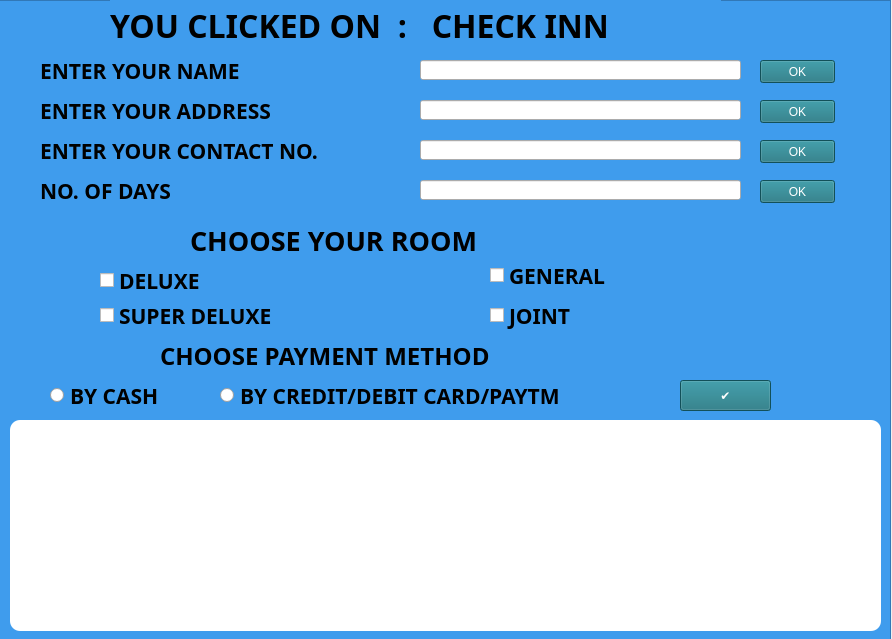
<?xml version="1.0" encoding="UTF-8"?>
<ui version="4.0">
 <class>MainWindow</class>
 <widget class="QMainWindow" name="MainWindow">
  <property name="geometry">
   <rect>
    <x>0</x>
    <y>0</y>
    <width>892</width>
    <height>639</height>
   </rect>
  </property>
  <property name="minimumSize">
   <size>
    <width>892</width>
    <height>639</height>
   </size>
  </property>
  <property name="maximumSize">
   <size>
    <width>892</width>
    <height>639</height>
   </size>
  </property>
  <property name="windowTitle">
   <string>MainWindow</string>
  </property>
  <widget class="QWidget" name="centralwidget">
   <widget class="QFrame" name="frame">
    <property name="geometry">
     <rect>
      <x>-10</x>
      <y>0</y>
      <width>901</width>
      <height>641</height>
     </rect>
    </property>
    <property name="font">
     <font>
      <family>Product Sans</family>
      <pointsize>16</pointsize>
      <weight>75</weight>
      <bold>true</bold>
     </font>
    </property>
    <property name="styleSheet">
     <string notr="true">QFrame{background-color: #3F9CED
;

}

</string>
    </property>
    <property name="frameShape">
     <enum>QFrame::StyledPanel</enum>
    </property>
    <property name="frameShadow">
     <enum>QFrame::Raised</enum>
    </property>
    <widget class="QLabel" name="INFO">
     <property name="geometry">
      <rect>
       <x>120</x>
       <y>0</y>
       <width>611</width>
       <height>51</height>
      </rect>
     </property>
     <property name="font">
      <font>
       <family>Product Sans</family>
       <pointsize>24</pointsize>
       <weight>75</weight>
       <bold>true</bold>
      </font>
     </property>
     <property name="text">
      <string>YOU CLICKED ON  :   CHECK INN</string>
     </property>
    </widget>
    <widget class="QLabel" name="name">
     <property name="geometry">
      <rect>
       <x>50</x>
       <y>40</y>
       <width>281</width>
       <height>61</height>
      </rect>
     </property>
     <property name="font">
      <font>
       <family>Product Sans</family>
       <pointsize>16</pointsize>
       <weight>75</weight>
       <bold>true</bold>
      </font>
     </property>
     <property name="text">
      <string>ENTER YOUR NAME</string>
     </property>
    </widget>
    <widget class="QLabel" name="cno">
     <property name="geometry">
      <rect>
       <x>50</x>
       <y>120</y>
       <width>371</width>
       <height>61</height>
      </rect>
     </property>
     <property name="font">
      <font>
       <family>Product Sans</family>
       <pointsize>16</pointsize>
       <weight>75</weight>
       <bold>true</bold>
      </font>
     </property>
     <property name="text">
      <string>ENTER YOUR CONTACT NO.</string>
     </property>
    </widget>
    <widget class="QLabel" name="address">
     <property name="geometry">
      <rect>
       <x>50</x>
       <y>80</y>
       <width>321</width>
       <height>61</height>
      </rect>
     </property>
     <property name="font">
      <font>
       <family>Product Sans</family>
       <pointsize>16</pointsize>
       <weight>75</weight>
       <bold>true</bold>
      </font>
     </property>
     <property name="text">
      <string>ENTER YOUR ADDRESS</string>
     </property>
    </widget>
    <widget class="QLabel" name="chooseroom">
     <property name="geometry">
      <rect>
       <x>200</x>
       <y>210</y>
       <width>381</width>
       <height>61</height>
      </rect>
     </property>
     <property name="font">
      <font>
       <family>Product Sans</family>
       <pointsize>20</pointsize>
       <weight>75</weight>
       <bold>true</bold>
      </font>
     </property>
     <property name="text">
      <string>CHOOSE YOUR ROOM</string>
     </property>
    </widget>
    <widget class="QLabel" name="days">
     <property name="geometry">
      <rect>
       <x>50</x>
       <y>160</y>
       <width>181</width>
       <height>61</height>
      </rect>
     </property>
     <property name="font">
      <font>
       <family>Product Sans</family>
       <pointsize>16</pointsize>
       <weight>75</weight>
       <bold>true</bold>
      </font>
     </property>
     <property name="text">
      <string>NO. OF DAYS</string>
     </property>
    </widget>
    <widget class="QLabel" name="label_2">
     <property name="geometry">
      <rect>
       <x>170</x>
       <y>340</y>
       <width>421</width>
       <height>31</height>
      </rect>
     </property>
     <property name="font">
      <font>
       <family>Product Sans</family>
       <pointsize>18</pointsize>
       <weight>75</weight>
       <bold>true</bold>
      </font>
     </property>
     <property name="text">
      <string>CHOOSE PAYMENT METHOD</string>
     </property>
    </widget>
    <widget class="QLineEdit" name="nameedit">
     <property name="geometry">
      <rect>
       <x>430</x>
       <y>60</y>
       <width>321</width>
       <height>20</height>
      </rect>
     </property>
     <property name="styleSheet">
      <string notr="true"/>
     </property>
    </widget>
    <widget class="QPushButton" name="ok1">
     <property name="geometry">
      <rect>
       <x>770</x>
       <y>60</y>
       <width>75</width>
       <height>23</height>
      </rect>
     </property>
     <property name="styleSheet">
      <string notr="true">QPushButton:active:after{

    padding: 0;
    margin: 0;
    opacity: 1;
    transition: 1s;
-webkit-transition-duration: 0.4s;
    transition-duration: 0.4s;

    background-color:#19707D;
    color: white;

   }
</string>
     </property>
     <property name="text">
      <string>OK</string>
     </property>
    </widget>
    <widget class="QLineEdit" name="addedit">
     <property name="geometry">
      <rect>
       <x>430</x>
       <y>100</y>
       <width>321</width>
       <height>20</height>
      </rect>
     </property>
     <property name="styleSheet">
      <string notr="true"/>
     </property>
    </widget>
    <widget class="QPushButton" name="ok2">
     <property name="geometry">
      <rect>
       <x>770</x>
       <y>100</y>
       <width>75</width>
       <height>23</height>
      </rect>
     </property>
     <property name="styleSheet">
      <string notr="true">QPushButton:active:after{

    padding: 0;
    margin: 0;
    opacity: 1;
    transition: 1s;
-webkit-transition-duration: 0.4s;
    transition-duration: 0.4s;

    background-color:#19707D;
    color: white;

   }
</string>
     </property>
     <property name="text">
      <string>OK</string>
     </property>
    </widget>
    <widget class="QLineEdit" name="cno_2">
     <property name="geometry">
      <rect>
       <x>430</x>
       <y>140</y>
       <width>321</width>
       <height>20</height>
      </rect>
     </property>
     <property name="styleSheet">
      <string notr="true"/>
     </property>
    </widget>
    <widget class="QPushButton" name="ok3">
     <property name="geometry">
      <rect>
       <x>770</x>
       <y>140</y>
       <width>75</width>
       <height>23</height>
      </rect>
     </property>
     <property name="styleSheet">
      <string notr="true">QPushButton:active:after{

    padding: 0;
    margin: 0;
    opacity: 1;
    transition: 1s;
-webkit-transition-duration: 0.4s;
    transition-duration: 0.4s;

    background-color:#19707D;
    color: white;

   }
</string>
     </property>
     <property name="text">
      <string>OK</string>
     </property>
    </widget>
    <widget class="QLineEdit" name="daysedit">
     <property name="geometry">
      <rect>
       <x>430</x>
       <y>180</y>
       <width>321</width>
       <height>20</height>
      </rect>
     </property>
     <property name="styleSheet">
      <string notr="true"/>
     </property>
    </widget>
    <widget class="QPushButton" name="ok4">
     <property name="geometry">
      <rect>
       <x>770</x>
       <y>180</y>
       <width>75</width>
       <height>23</height>
      </rect>
     </property>
     <property name="styleSheet">
      <string notr="true">QPushButton:active:after{

    padding: 0;
    margin: 0;
    opacity: 1;
    transition: 1s;
-webkit-transition-duration: 0.4s;
    transition-duration: 0.4s;

    background-color:#19707D;
    color: white;

   }
</string>
     </property>
     <property name="text">
      <string>OK</string>
     </property>
    </widget>
    <widget class="QPushButton" name="pushButton">
     <property name="geometry">
      <rect>
       <x>690</x>
       <y>380</y>
       <width>91</width>
       <height>31</height>
      </rect>
     </property>
     <property name="styleSheet">
      <string notr="true">QPushButton:active:after{

    padding: 0;
    margin: 0;
    opacity: 1;
    transition: 1s;
-webkit-transition-duration: 0.4s;
    transition-duration: 0.4s;

    background-color:#19707D;
    color: white;

   }
</string>
     </property>
     <property name="text">
      <string>✔</string>
     </property>
    </widget>
    <widget class="QListView" name="listView">
     <property name="geometry">
      <rect>
       <x>20</x>
       <y>420</y>
       <width>871</width>
       <height>211</height>
      </rect>
     </property>
     <property name="styleSheet">
      <string notr="true">QListView{
background-color: white;

border-radius:10px;
padding:10px;





}

</string>
     </property>
    </widget>
    <widget class="QCheckBox" name="general">
     <property name="geometry">
      <rect>
       <x>500</x>
       <y>260</y>
       <width>191</width>
       <height>31</height>
      </rect>
     </property>
     <property name="font">
      <font>
       <family>Product Sans</family>
       <pointsize>16</pointsize>
       <weight>75</weight>
       <bold>true</bold>
      </font>
     </property>
     <property name="text">
      <string>GENERAL</string>
     </property>
    </widget>
    <widget class="QRadioButton" name="payonline">
     <property name="geometry">
      <rect>
       <x>230</x>
       <y>380</y>
       <width>441</width>
       <height>31</height>
      </rect>
     </property>
     <property name="font">
      <font>
       <family>Product Sans</family>
       <pointsize>16</pointsize>
       <weight>75</weight>
       <bold>true</bold>
      </font>
     </property>
     <property name="text">
      <string>BY CREDIT/DEBIT CARD/PAYTM</string>
     </property>
    </widget>
    <widget class="QCheckBox" name="JOINT">
     <property name="geometry">
      <rect>
       <x>500</x>
       <y>300</y>
       <width>191</width>
       <height>31</height>
      </rect>
     </property>
     <property name="font">
      <font>
       <family>Product Sans</family>
       <pointsize>16</pointsize>
       <weight>75</weight>
       <bold>true</bold>
      </font>
     </property>
     <property name="text">
      <string>JOINT</string>
     </property>
    </widget>
    <widget class="QCheckBox" name="DELUXE">
     <property name="geometry">
      <rect>
       <x>110</x>
       <y>250</y>
       <width>111</width>
       <height>61</height>
      </rect>
     </property>
     <property name="font">
      <font>
       <family>Product Sans</family>
       <pointsize>16</pointsize>
       <weight>75</weight>
       <bold>true</bold>
      </font>
     </property>
     <property name="text">
      <string>DELUXE</string>
     </property>
    </widget>
    <widget class="QCheckBox" name="sdeluxe">
     <property name="geometry">
      <rect>
       <x>110</x>
       <y>300</y>
       <width>231</width>
       <height>31</height>
      </rect>
     </property>
     <property name="font">
      <font>
       <family>Product Sans</family>
       <pointsize>16</pointsize>
       <weight>75</weight>
       <bold>true</bold>
      </font>
     </property>
     <property name="styleSheet">
      <string notr="true"/>
     </property>
     <property name="text">
      <string>SUPER DELUXE</string>
     </property>
    </widget>
    <widget class="QRadioButton" name="CASH">
     <property name="geometry">
      <rect>
       <x>60</x>
       <y>380</y>
       <width>151</width>
       <height>31</height>
      </rect>
     </property>
     <property name="font">
      <font>
       <family>Product Sans</family>
       <pointsize>16</pointsize>
       <weight>75</weight>
       <bold>true</bold>
      </font>
     </property>
     <property name="text">
      <string>BY CASH</string>
     </property>
    </widget>
   </widget>
  </widget>
 </widget>
 <resources/>
 <connections/>
</ui>
